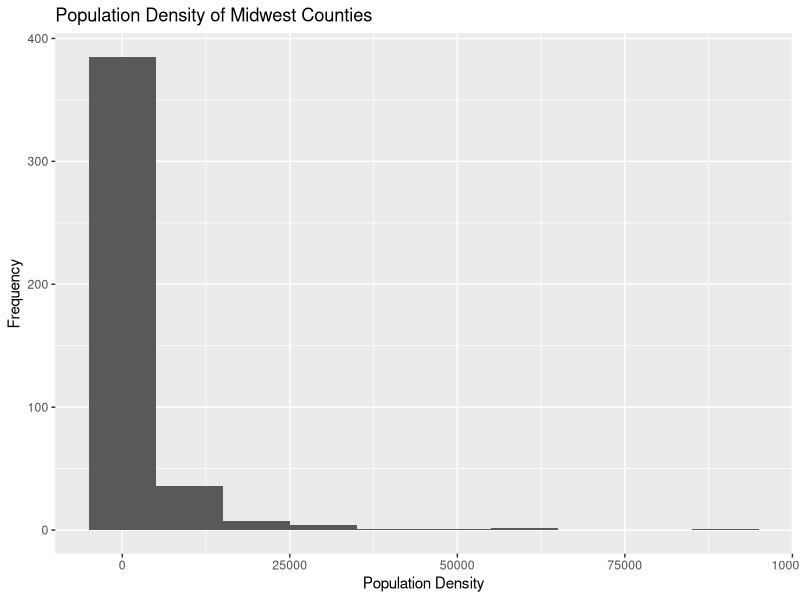
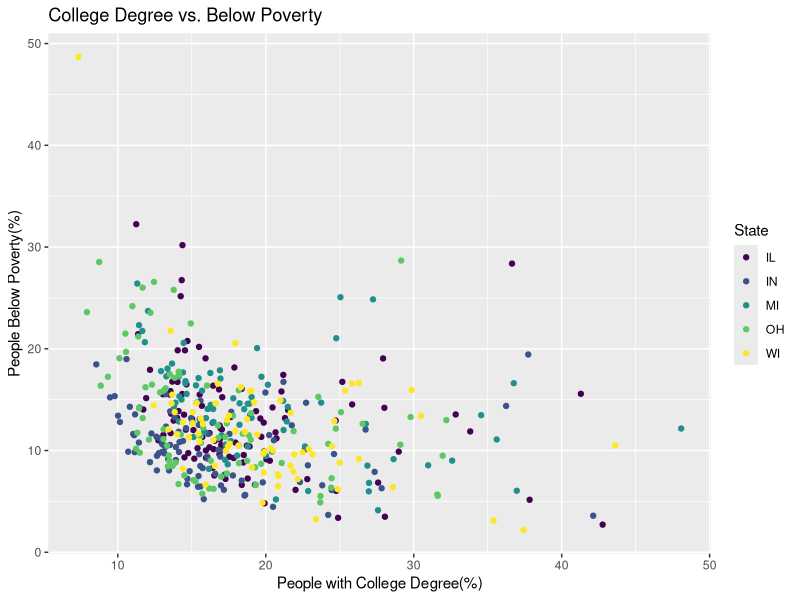
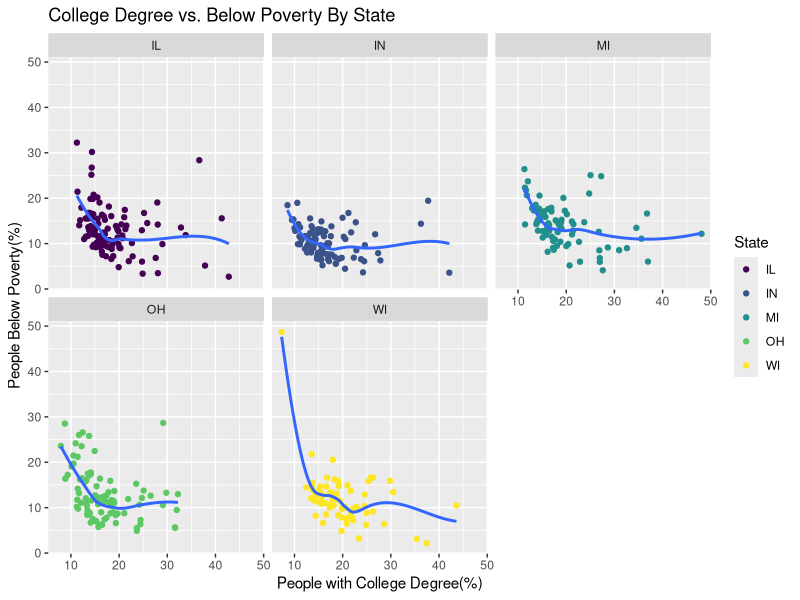
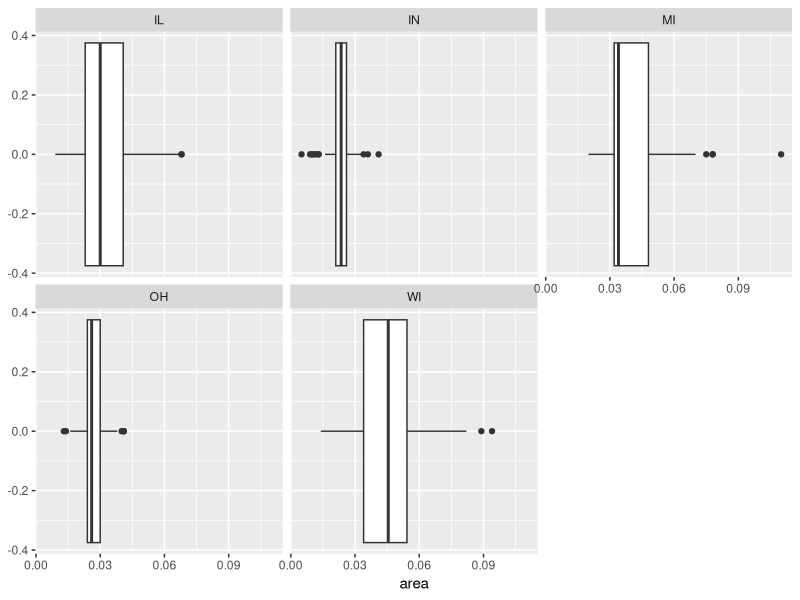
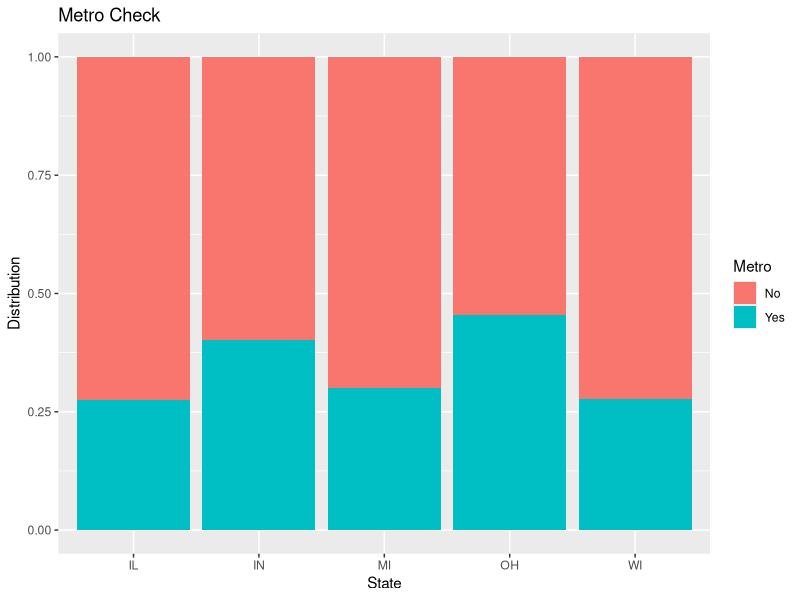
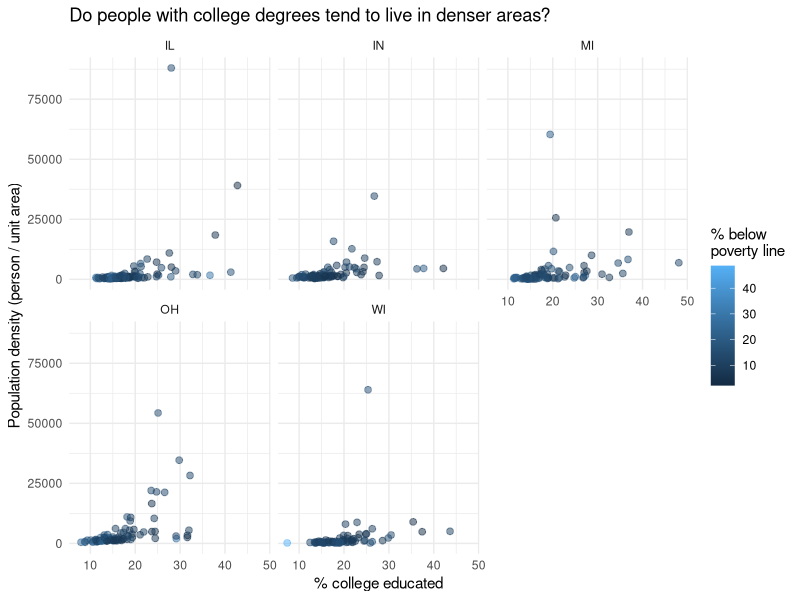

Reproduce these figures in R, in order.
## ---- chunk 1
#| label: load-packages
#| message: false

library(tidyverse)
library(viridis)
## ---- chunk 2
ggplot(midwest, aes(x=popdensity)) +
  geom_histogram(binwidth = 10000) +
  labs(title = "Population Density of Midwest Counties",x = "Population Density",y = "Frequency")
## ---- chunk 3
ggplot(midwest, aes(x=percollege, y = percbelowpoverty)) +
  geom_point(aes(color = state)) +
  labs(title = "College Degree vs. Below Poverty",x = "People with College Degree(%)",y = "People Below Poverty(%)", color = "State") +
  scale_color_viridis_d()
## ---- chunk 4
ggplot(midwest, aes(x=percollege, y = percbelowpoverty)) +
  geom_point(aes(color = state)) +
  labs(title = "College Degree vs. Below Poverty By State",x = "People with College Degree(%)",y = "People Below Poverty(%)", color = "State") +
  scale_color_viridis_d() +
  facet_wrap(~state) +
  geom_smooth(se = FALSE)
## ---- chunk 5
ggplot(midwest, aes(x = area)) +
geom_boxplot() + 
  facet_wrap(~state)
## ---- chunk 6
midwest <- midwest |>
  mutate(metro = if_else(inmetro == 1, "Yes", "No"))
ggplot(midwest, aes(x = state)) + 
  geom_bar(aes(fill = metro), position = "fill") + 
  labs(title = "Metro Check", x = "State", y = "Distribution", fill = "Metro")
## ---- chunk 7
ggplot(midwest, aes(x = percollege, y = popdensity)) +
  geom_point(alpha = 0.5, size = 2, aes(color = percbelowpoverty)) +
  labs(title = "Do people with college degrees tend to live in denser areas?",x = "% college educated",y = "Population density (person / unit area)", color = "% below \npoverty line") +
  facet_wrap(~state) +
  theme_minimal()
